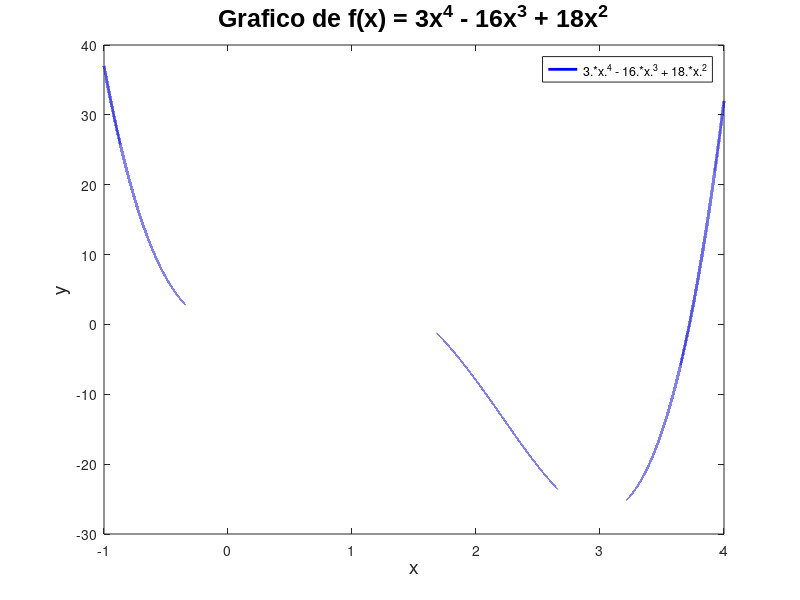

Write MATLAB code to recreate this figure.
% 2) Para a função 
%     f(x) =  - 3 x4 + 16x3 - 18x2   -1 ≤ x ≤ 4
%
%   a) Faça o gráfico da função. 
%
%   b) Determine o valor máximo absoluto da função e o valor de x correspondente
%     usando: 
%         b.1) Método analítico 
%         b.2) Busca exaustiva (precisão = 0,1) 
%
%   c) Comente os resultados.

close all;
clear all;

limites = [-1, 4];

f = [3 -16 18 0 0];
primeiraDerivada = polyder(f);
raizesPrimeiraDerivada = roots(primeiraDerivada)';

intervalo = [raizesPrimeiraDerivada, limites];
intervalo = sort(intervalo);

resultado_intervalo = [];
tendencia = [];

for k = 1:length(intervalo)-1
  media = (intervalo(k) + intervalo(k+1)) / 2;
  resultado_intervalo(k) = polyval(primeiraDerivada, media);
  
  if (resultado_intervalo(k) > 0)
    tendencia(k) = 1;
  else
    tendencia(k) = 0;
  end
end

resultado_pontos = [];

for k = 1:length(intervalo)
  resultado_pontos(k) = polyval(f, intervalo(k));
  
  if k - 1 == 0
    
    if tendencia(k) == 1
      fprintf('O ponto (%4.3f, %4.3f) é um ponto mínimo\n', intervalo(k), resultado_pontos(k));
    else
      fprintf('O ponto (%4.3f, %4.3f) é um ponto máximo\n', intervalo(k), resultado_pontos(k));
    end
    
  elseif k > length(tendencia)
    
    if tendencia(k - 1) == 1
      fprintf('O ponto (%4.3f, %4.3f) é um ponto máximo\n', intervalo(k), resultado_pontos(k));
    else
      fprintf('O ponto (%4.3f, %4.3f) é um ponto mínimo\n', intervalo(k), resultado_pontos(k));
    end
    
  else
    
    if tendencia(k) == 0 && tendencia(k-1) == 1
      fprintf('O ponto (%4.3f, %4.3f) é um ponto máximo\n', intervalo(k), resultado_pontos(k));
    elseif tendencia(k) == 1 && tendencia(k-1) == 0
      fprintf('O ponto (%4.3f, %4.3f) é um ponto mínimo\n', intervalo(k), resultado_pontos(k));
    end
    
  end
  
end

%------------------------------------- b.1 -----------------------------------------

x = [-1:0.1:4];
y = polyval(f, x);

fprintf('\n \n Letra B.1:\n \n');

idx = find(y==max(y));
fprintf('O ponto máximo absoluto é (%4.3f, %4.3f)\n', x(idx), y(idx));

idx = find(y==min(y));
fprintf('O ponto mínimo absoluto é (%4.3f, %4.3f)\n', x(idx), y(idx));

fplot("3*x^4 - 16*x^3 + 18*x^2", [-1, 4], "b");
set(findall(gca, 'Type', 'Line'),'LineWidth',2);
title("Grafico de f(x) = 3x^{4} - 16x^{3} + 18x^{2}", "fontsize", 18, "fontname", 'Arial');
xlabel("x", "fontsize", 14);
ylabel("y", "fontsize", 14);
saveas (1, "/home/arthurcarv/Documents/Projects/topicos-especiais-eletronica/grafico2.png");